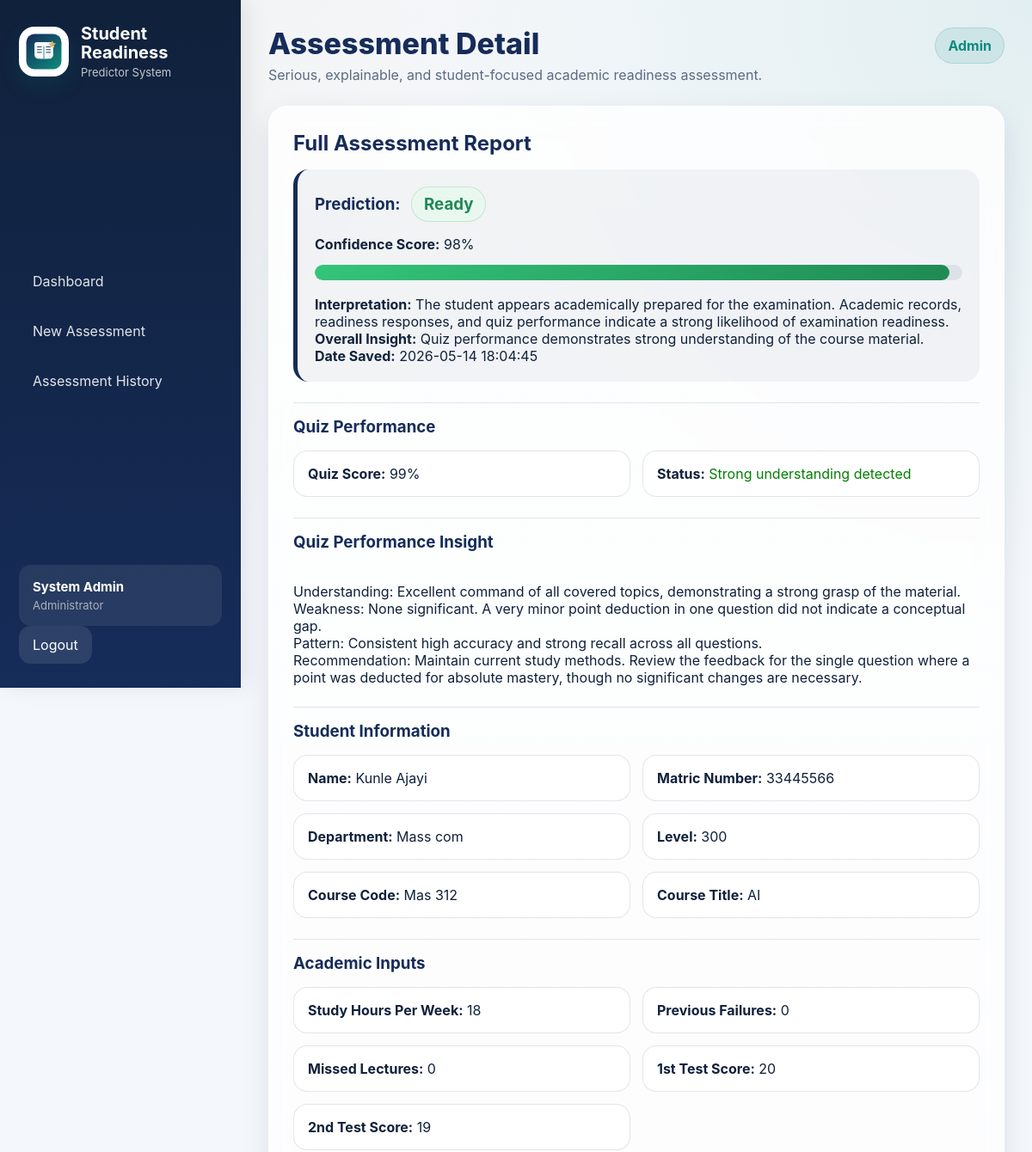
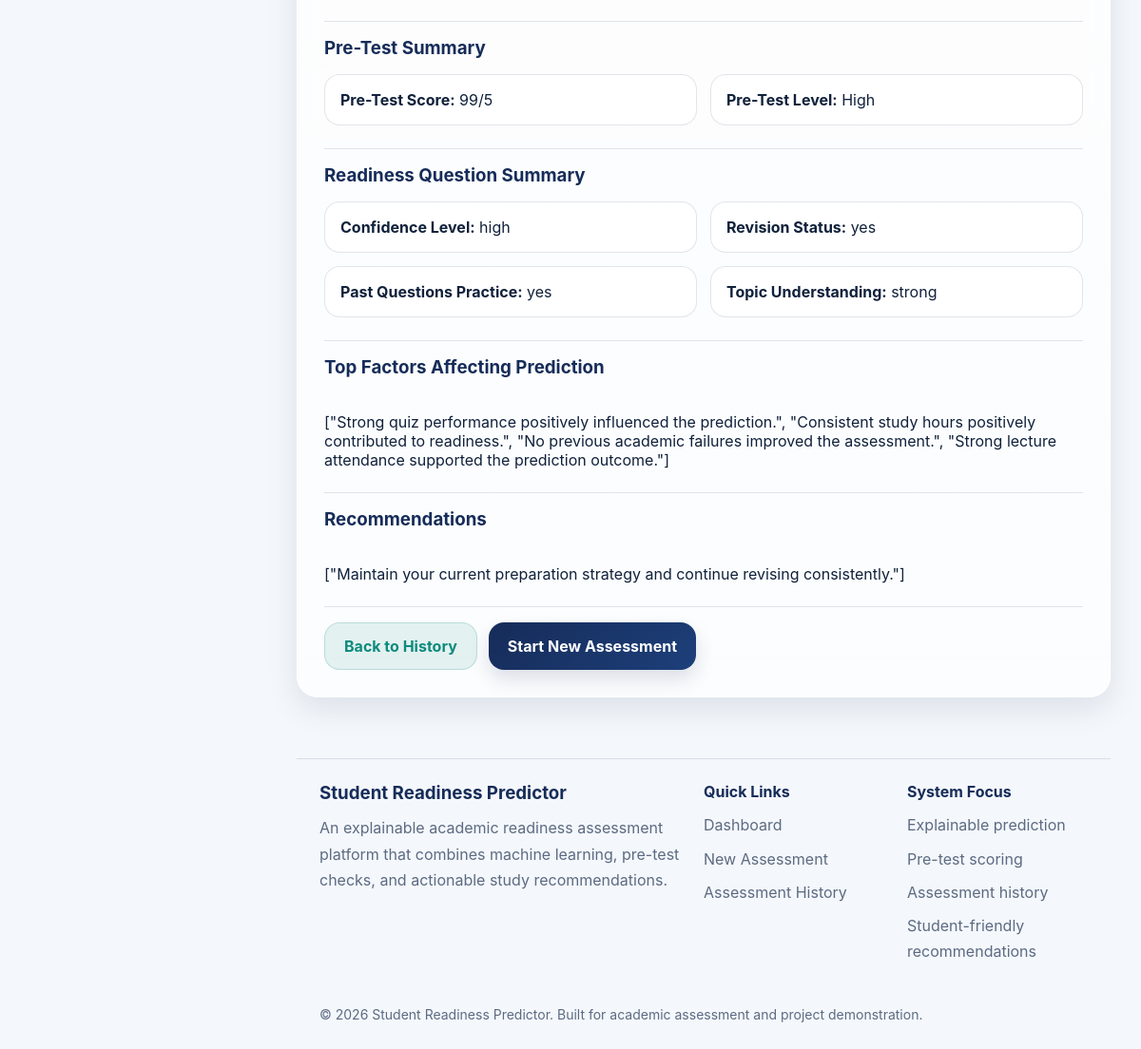
/assessment_detail/1 (signed in), run on the app's committed database (2 pictures, top to bottom).
### tables this page shows
CREATE TABLE users (
            id INTEGER PRIMARY KEY AUTOINCREMENT,
            full_name TEXT NOT NULL,
            email TEXT NOT NULL UNIQUE,
            matric_number TEXT NOT NULL UNIQUE,
            password_hash TEXT NOT NULL,
            role TEXT NOT NULL DEFAULT 'student',
            created_at TEXT NOT NULL
        );

CREATE TABLE assessments (
    id INTEGER PRIMARY KEY AUTOINCREMENT,
    user_id INTEGER,
    full_name TEXT,
    matric_number TEXT,
    department TEXT,
    level TEXT,
    course_code TEXT,
    course_title TEXT,
    study_hours INTEGER,
    failures INTEGER,
    missed_lectures INTEGER,
    g1 INTEGER,
    g2 INTEGER,
    confidence_level TEXT,
    revision_status TEXT,
    past_questions_practice TEXT,
    topic_understanding TEXT,
    prediction_text TEXT,
    confidence_score TEXT,
    interpretation TEXT,
    created_at TEXT,
    pretest_score INTEGER,
    pretest_level TEXT,
    overall_insight TEXT,

    quiz_score INTEGER DEFAULT 0,
    quiz_analysis TEXT DEFAULT '',
    recommendations TEXT DEFAULT '',
    factors TEXT DEFAULT ''
);

### app.py (the view, shortened to what this page needs)
@app.route("/assessment_detail/<int:assessment_id>")
def assessment_detail(assessment_id):
    current_user = get_current_user()
    conn = get_db_connection()
    if current_user and is_admin(current_user):
        assessment = conn.execute("""
            SELECT *
            FROM assessments
            WHERE id = ?
        """, (assessment_id,)).fetchone()
    conn.close()
    if not assessment:
        return redirect(url_for("history"))
    confidence_gap_message = None
    try:
        quiz_score = int(float(assessment["quiz_score"] or 0))
    except:
        quiz_score = 0
    confidence_level = str(
        assessment["confidence_level"]
    ).strip().lower()
    if (
        confidence_level == "high"
        and quiz_score < 40
    ):
        confidence_gap_message = (
            "The student reported high confidence, but actual quiz "
            "performance was poor. This suggests a mismatch between "
            "perceived readiness and actual understanding."
        )
    elif (
        confidence_level in ["low", "moderate"]
        and quiz_score >= 70
    ):
        confidence_gap_message = (
            "The student performed better in the quiz than their "
            "self-reported confidence initially suggested."
        )
    return render_template(
        "assessment_detail.html",
        assessment=assessment,
        confidence_gap_message=confidence_gap_message
    )

### app.py (called while the page is built)
def ensure_tables_exist_on_connection(conn):
    conn.execute("""
       CREATE TABLE IF NOT EXISTS assessments (
    id INTEGER PRIMARY KEY AUTOINCREMENT,
    user_id INTEGER,
    full_name TEXT,
    matric_number TEXT,
    department TEXT,
    level TEXT,
    course_code TEXT,
    course_title TEXT,
    study_hours INTEGER,
    failures INTEGER,
    missed_lectures INTEGER,
    g1 INTEGER,
    g2 INTEGER,
    confidence_level TEXT,
    revision_status TEXT,
    past_questions_practice TEXT,
    topic_understanding TEXT,
    prediction_text TEXT,
    confidence_score TEXT,
    interpretation TEXT,
    created_at TEXT,
    pretest_score INTEGER,
    pretest_level TEXT,
    overall_insight TEXT,

    quiz_score INTEGER DEFAULT 0,
    quiz_analysis TEXT DEFAULT '',
    recommendations TEXT DEFAULT '',
    factors TEXT DEFAULT ''
)
    """)
    conn.commit()

def get_db_connection():
    conn = sqlite3.connect(DB_PATH)
    conn.row_factory = sqlite3.Row
    ensure_tables_exist_on_connection(conn)
    return conn

def get_current_user():
    user_id = session.get("user_id")
    if not user_id:
        return None
    conn = get_db_connection()
    user = conn.execute("SELECT * FROM users WHERE id = ?", (user_id,)).fetchone()
    conn.close()
    return user

def is_admin(user):
    if user is None:
        return False
    return str(user["role"]).strip().lower() == "admin"

@app.context_processor
def inject_user():
    return {"current_user": get_current_user()}

### templates/assessment_detail.html (shortened to what this page needs)
{% extends "base.html" %}
{% block page_title %}Assessment Detail{% endblock %}
{% block content %}
<div class="card glass-card fade-up">
    <h2>Full Assessment Report</h2>
    <div class="result-box">
        <h3>
            Prediction:
            {% if assessment.prediction_text == "Ready" %}
                <span class="status-badge ready-badge">{{ assessment.prediction_text }}</span>
            {% else %}
                <span class="status-badge risk-badge">{{ assessment.prediction_text }}</span>
            {% endif %}
        </h3>
        <p><strong>Confidence Score:</strong> {{ assessment.confidence_score }}</p>
        <div class="confidence-wrapper">
            {% set score = assessment.confidence_score.replace('%', '') | float %}
            <div class="confidence-bar">
                {% if assessment.prediction_text == "Ready" %}
                    <div class="confidence-fill ready-fill" style="width: {{ score }}%;"></div>
                {% else %}
                    <div class="confidence-fill risk-fill" style="width: {{ score }}%;"></div>
                {% endif %}
            </div>
        </div>
        <p><strong>Interpretation:</strong> {{ assessment.interpretation }}</p>
        <p><strong>Overall Insight:</strong> {{ assessment.overall_insight }}</p>
        <p><strong>Date Saved:</strong> {{ assessment.created_at }}</p>
    </div>
    <div class="section">
        <h3>Quiz Performance</h3>
        <div class="info-grid">
            <div><strong>Quiz Score:</strong> {{ assessment.quiz_score or 0 }}%</div>
            <div>
                <strong>Status:</strong>
                {% if assessment.quiz_score >= 70 %}
                    <span style="color: green;">Strong understanding detected</span>
                {% elif assessment.quiz_score >= 40 %}
                    <span style="color: orange;">Moderate understanding detected</span>
                {% else %}
                    <span style="color: red;">Weak understanding detected</span>
                {% endif %}
            </div>
        </div>
    </div>
    {% if assessment.quiz_analysis %}
    <div class="section">
        <h3>Quiz Performance Insight</h3>
        <div class="analysis-box" style="white-space: pre-line;">
            {{ assessment.quiz_analysis }}
        </div>
    </div>
    {% endif %}
    <div class="section">
        <h3>Student Information</h3>
        <div class="info-grid">
            <div><strong>Name:</strong> {{ assessment.full_name }}</div>
            <div><strong>Matric Number:</strong> {{ assessment.matric_number }}</div>
            <div><strong>Department:</strong> {{ assessment.department }}</div>
            <div><strong>Level:</strong> {{ assessment.level }}</div>
            <div><strong>Course Code:</strong> {{ assessment.course_code }}</div>
            <div><strong>Course Title:</strong> {{ assessment.course_title }}</div>
        </div>
    </div>
    <div class="section">
        <h3>Academic Inputs</h3>
        <div class="info-grid">
            <div><strong>Study Hours Per Week:</strong> {{ assessment.study_hours }}</div>
            <div><strong>Previous Failures:</strong> {{ assessment.failures }}</div>
            <div><strong>Missed Lectures:</strong> {{ assessment.missed_lectures }}</div>
            <div><strong>1st Test Score:</strong> {{ assessment.g1 }}</div>
            <div><strong>2nd Test Score:</strong> {{ assessment.g2 }}</div>
        </div>
    </div>
    <div class="section">
        <h3>Pre-Test Summary</h3>
        <div class="info-grid">
            <div><strong>Pre-Test Score:</strong> {{ assessment.pretest_score }}/5</div>
            <div><strong>Pre-Test Level:</strong> {{ assessment.pretest_level }}</div>
        </div>
    </div>
    <div class="section">
        <h3>Readiness Question Summary</h3>
        <div class="info-grid">
            <div><strong>Confidence Level:</strong> {{ assessment.confidence_level }}</div>
            <div><strong>Revision Status:</strong> {{ assessment.revision_status }}</div>
            <div><strong>Past Questions Practice:</strong> {{ assessment.past_questions_practice }}</div>
            <div><strong>Topic Understanding:</strong> {{ assessment.topic_understanding }}</div>
        </div>
    </div>
    {% if assessment.factors %}
    <div class="section">
        <h3>Top Factors Affecting Prediction</h3>
        <div class="analysis-box" style="white-space: pre-line;">
            {{ assessment.factors }}
        </div>
    </div>
    {% endif %}
    {% if assessment.recommendations %}
    <div class="section">
        <h3>Recommendations</h3>
        <div class="analysis-box" style="white-space: pre-line;">
            {{ assessment.recommendations }}
        </div>
    </div>
    {% endif %}
    <div class="section button-row">
        <a href="{{ url_for('history') }}" class="btn btn-secondary">Back to History</a>
        <a href="{{ url_for('reset') }}" class="btn">Start New Assessment</a>
    </div>
</div>
{% endblock %}

### templates/base.html (shortened to what this page needs)
<!DOCTYPE html>
<html lang="en">
<head>
    <link rel="stylesheet" href="{{ url_for('static', filename='style.css') }}">
</head>
<body>
    <div class="app-shell">
        <aside class="sidebar" id="sidebar">
            <div class="brand-block">
                <img
                    src="{{ url_for('static', filename='srp-logo.svg') }}"
                    alt="SRP Logo"
                    class="sidebar-logo"
                >
                <div>
                    <h2>Student Readiness</h2>
                    <p class="sidebar-subtitle">
                        Predictor System
                    </p>
                </div>
            </div>
            <nav class="sidebar-nav">
                <a href="{{ url_for('dashboard') }}">
                    Dashboard
                </a>
                <a href="{{ url_for('student_info') }}">
                    New Assessment
                </a>
                <a href="{{ url_for('history') }}">
                    Assessment History
                </a>
            </nav>
            {% if current_user %}
            <div class="sidebar-footer">
                <div class="sidebar-user glass-card">
                    <div class="sidebar-user-name">
                        {{ current_user.full_name }}
                    </div>
                    <div class="sidebar-user-role">
                        {% if current_user.role == "admin" %}
                            Administrator
                        {% else %}
                            Student Account
                        {% endif %}
                    </div>
                </div>
                <a href="{{ url_for('logout') }}" class="sidebar-logout">
                    Logout
                </a>
            </div>
            {% endif %}
        </aside>
        <main class="main-content">
            <header class="topbar">
                <div>
                    <h1 class="topbar-title">
                        {% block page_title %}{% endblock %}
                    </h1>
                    <p class="topbar-subtitle">
                        Serious, explainable, and student-focused academic readiness assessment.
                    </p>
                </div>
                {% if current_user %}
                <div class="topbar-actions">
                    <span class="role-badge">
                        {% if current_user.role == "admin" %}
                            Admin
                        {% else %}
                            Student
                        {% endif %}
                    </span>
                </div>
                {% endif %}
            </header>
            {% block content %}
            {% endblock %}
            <footer class="site-footer">
                <div class="footer-grid">
                    <div>
                        <h3>
                            Student Readiness Predictor
                        </h3>
                        <p>
                            An explainable academic readiness assessment platform
                            that combines machine learning, pre-test checks,
                            and actionable study recommendations.
                        </p>
                    </div>
                    <div>
                        <h4>Quick Links</h4>
                        <ul>
                            <li>
                                <a href="{{ url_for('dashboard') }}">
                                    Dashboard
                                </a>
                            </li>
                            <li>
                                <a href="{{ url_for('student_info') }}">
                                    New Assessment
                                </a>
                            </li>
                            <li>
                                <a href="{{ url_for('history') }}">
                                    Assessment History
                                </a>
                            </li>
                        </ul>
                    </div>
                    <div>
                        <h4>System Focus</h4>
                        <ul>
                            <li>Explainable prediction</li>
                            <li>Pre-test scoring</li>
                            <li>Assessment history</li>
                            <li>Student-friendly recommendations</li>
                        </ul>
                    </div>
                </div>
                <div class="footer-bottom">
                    <p>
                        © 2026 Student Readiness Predictor.
                        Built for academic assessment and project demonstration.
                    </p>
                </div>
            </footer>
        </main>
    </div>
</body>
</html>

### data on the page
users: full_name "System Admin"
assessments: prediction_text "Ready", confidence_score "98%", interpretation "The student appears academically prepared for the examination. Academic records, readiness responses, and quiz performance indicate a strong likelihood of examination readiness.", overall_insight "Quiz performance demonstrates strong understanding of the course material.", created_at "2026-05-14 18:04:45", quiz_score "99", quiz_analysis "Understanding: Excellent command of all covered topics, demonstrating a strong grasp of the material. Weakness: None significant. A very minor point deduction in one question did not indicate a conceptual gap. Pattern: Consistent high accuracy and strong recall across all questions. Recommendation: Maintain current study methods. Review the feedback for the single question where a point was deducted for absolute mastery, though no significant changes are necessary.", full_name "Kunle Ajayi", matric_number "33445566", department "Mass com", level "300", course_code "Mas 312", course_title "AI", study_hours "18", failures "0", missed_lectures "0", g1 "20", g2 "19", pretest_score "99", pretest_level "High", confidence_level "high", revision_status "yes", past_questions_practice "yes", topic_understanding "strong", factors "[\"Strong quiz performance positively influenced the prediction.\", \"Consistent study hours positively contributed to readiness.\", \"No previous academic failures improved the assessment.\", \"Strong lecture attendance supported the prediction outcome.\"]", recommendations "[\"Maintain your current preparation strategy and continue revising consistently.\"]"
